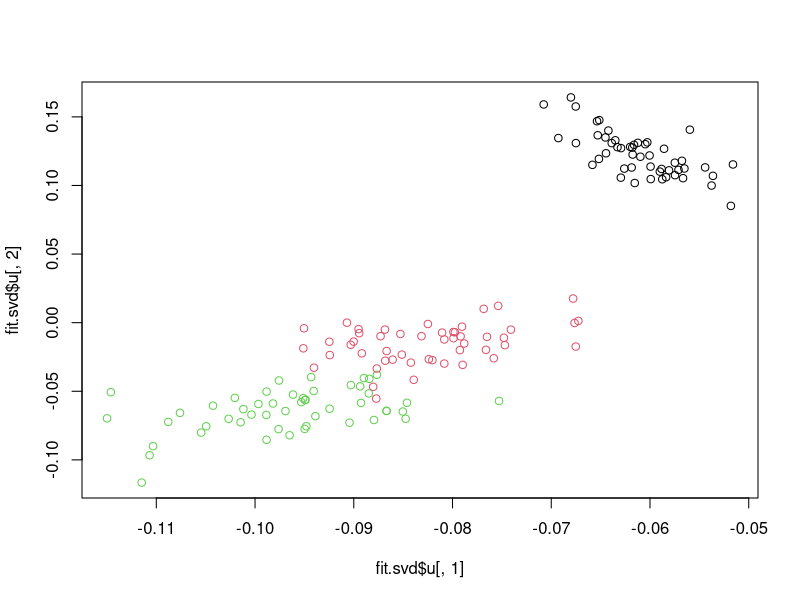
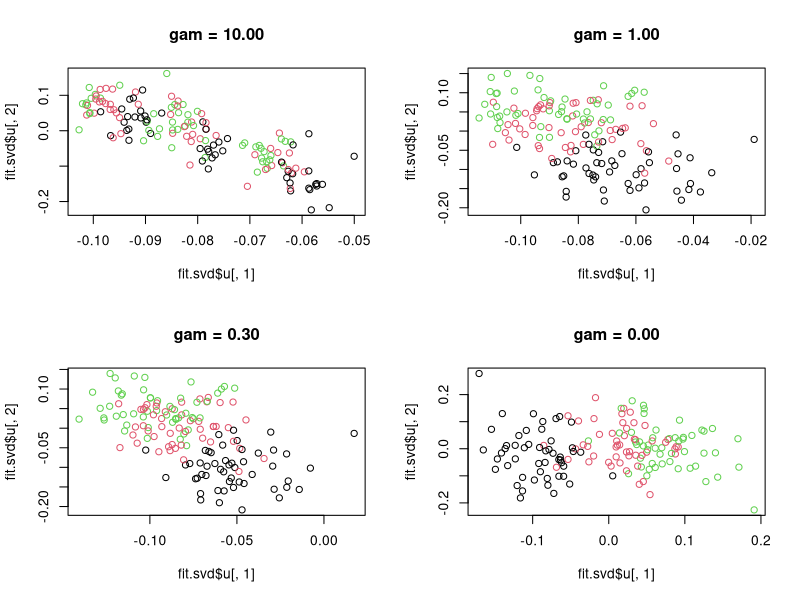
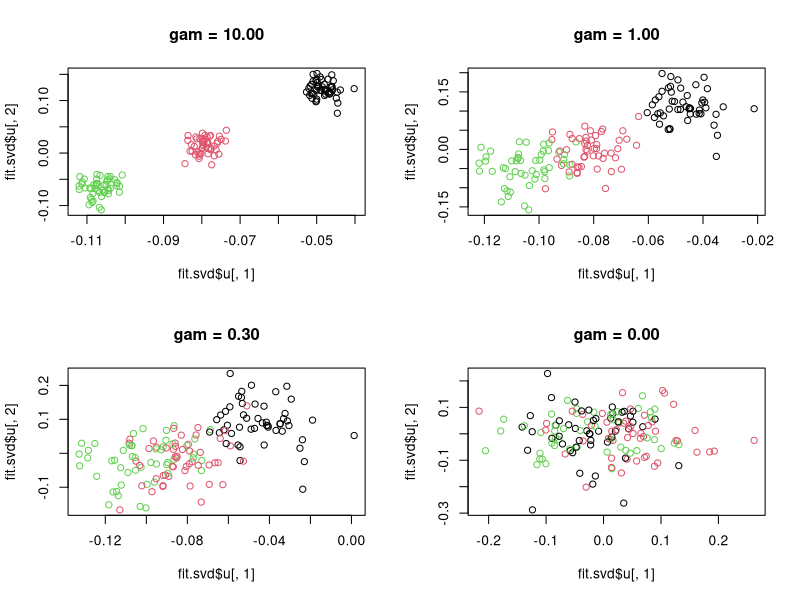

Write R code to recreate these figures, in order.
## ---- chunk 1
rm(list =ls())
set.seed(123)

perturb <- function(Y, A, gam){
  Y = as.matrix(Y)
  fit =lm(Y ~ A)
  Ytilde = sqrt(gam) * fit$fitted.values + fit$residuals
  return(Ytilde)
}
## ---- chunk 2
data("iris")
n= nrow(iris)
df <- iris[sample(x = 1:n,size = n,replace = FALSE),]


fit.svd= svd(x = df[,1:4],nu = 2,nv = 2)
fit.svd$d
plot(fit.svd$u[,1], fit.svd$u[,2],col = df$Species)
## ---- chunk 3
par(mfrow = c(2,2))
df_ = df
df_[,"batch"] = sample(as.integer(df_$Species),size = n, replace = FALSE)
batch_shift = c(0.5, 2,3)
for(i in 1:3){
  l = sum(df_$batch == i)
  df_[df_$batch == i, 1:4] = df_[df_$batch == i, 1:4] + 
    rnorm(l*4,mean = batch_shift[i],sd = 1) 
}

## anchor PCA 
for(gam in c(10, 1, 0.3, 0)){
  Ytilde = perturb(Y = df_[,1:4], A = df_$batch,gam= gam)
  fit.svd= svd(x = Ytilde,nu = 4,nv = 4)
  fit.svd$d
  plot(fit.svd$u[,1], fit.svd$u[,2],col = df_$Species, main = sprintf("gam = %.2f", gam))
}
## ---- chunk 4
par(mfrow = c(2,2))
df_ = df
df_[,"batch"] = as.integer(df_$Species)
batch_shift = c(0.5, 2,3)
for(i in 1:3){
  l = sum(df_$batch == i)
  df_[df_$batch == i, 1:4] = df_[df_$batch == i, 1:4] +
    rnorm(l*4,mean = batch_shift[i],sd = 1)
}

## anchor PCA 
for(gam in c(10, 1, 0.3, 0)){
  Ytilde = perturb(Y = df_[,1:4], A = df_$batch,gam= gam)
  fit.svd= svd(x = Ytilde,nu = 4,nv = 4)
  fit.svd$d
  plot(fit.svd$u[,1], fit.svd$u[,2],col = df_$Species, main = sprintf("gam = %.2f", gam))
}

